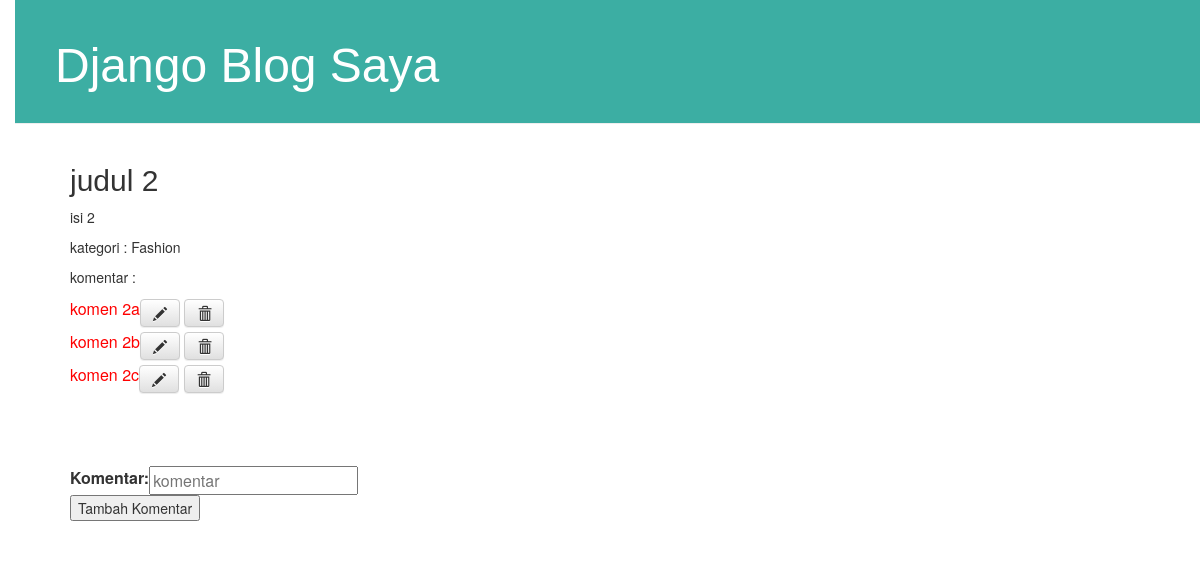
Screenshot of /postingan/5/ with the database file from the repository.
### postingan/models.py (models this page shows, shortened)
class Post(models.Model):
    penulis = models.CharField(max_length=200)
    judul = models.CharField(max_length=200)
    isi = models.TextField()
    tanggal_buat = models.DateTimeField(default=timezone.now)
    tanggal_post = models.DateTimeField(blank=True, null=True)
    kategori = models.ForeignKey(Kategori, on_delete=models.CASCADE)

class Kategori(models.Model):
    nama_kategori = models.CharField(max_length=20)

class Komentar(models.Model):
    postingan = models.ForeignKey(Post, on_delete=models.CASCADE)
    komentar = models.TextField()

### postingan/views.py (the view, shortened to what this page needs)
# urls.py: path('postingan/<int:pk>/', views.post_detail, name='post_detail'),
def post_detail(request, pk):
    post=Post.objects.get(pk=pk)
    kategori = Kategori.objects.all()
    komentar = Komentar.objects.filter(postingan=pk)
    context = {
        'post': post,
        'komentar':komentar,
        'kategori':kategori,
    }
    return render(request, 'postingan/post_detail.html', context)

### postingan/templates/postingan/post_detail.html (shortened to what this page needs)
{% extends 'postingan/base.html' %}
{% block content %}
    <div class="post">
        <h2>{{ post.judul }}</h2>
        <p>{{ post.isi|linebreaksbr }}</p>
        <p>kategori : {{ post.kategori.nama_kategori|linebreaksbr }}</p>
        <p>komentar : </p>
        {% for komen in komentar %}
        <table>
            <tr>
                <td><p style="color: red;">{{ komen.komentar }}</p></td>
                <td>
                   <a class="btn btn-default" href="{% url 'komen_edit' pk=komen.id %}"><span class="glyphicon glyphicon-pencil"></span></a>
                   <a class="btn btn-default" href="{% url 'komen_delete' pk=komen.id  %}"><span class="glyphicon glyphicon-trash"></span></a>
                </td>
        </table>
        {% endfor %}
    </div>
    <div>
       <form action="{% url 'komen_new' %}" method="post">
        <table>
            <tr>
                <th><label for="komentar">Komentar: </label></th>
                <td><input type="text" name="komentar"  placeholder="komentar" id="komentar"></td>
        </table>
        <input type="submit" value="Tambah Komentar">
    </form>
    </div>
{% endblock %}

### postingan/static/css/postingan.css (style rules this page uses)
body { padding-left: 15px; }
h1, h2, h3, h4 { font-family: 'Arial', cursive; }
.post { margin-bottom: 70px; }

### rows the page displays
Post: judul "judul 2", isi "isi 2", kategori.nama_kategori "Fashion"
Komentar: komentar "komen 2a"
Komentar: komentar "komen 2b"
Komentar: komentar "komen 2c"
